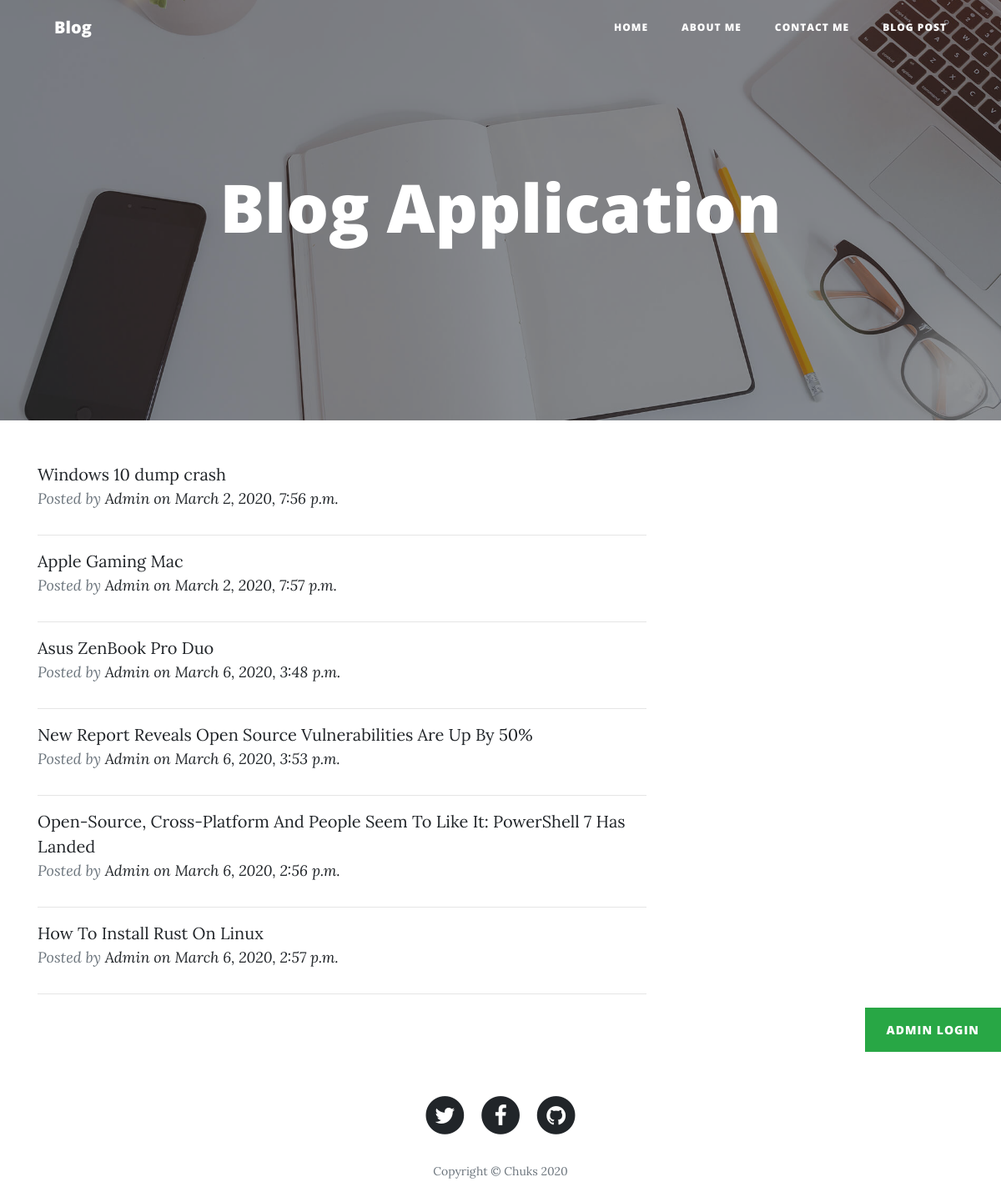
The page / on the database its author committed.
### blog/models.py (models this page shows, shortened)
class posts(models.Model):
    title = models.CharField(max_length=200)
    body = models.TextField()
    created_at = models.DateTimeField(default=dt.now, blank=True)
    class Meta:
        verbose_name_plural = 'Posts'

### blog/views.py (the view)
# urls.py: path('', views.hero, name='hero'),
def hero(request):
    post = posts.objects.all()[:10]
    context = {
        'title':'Blog Application',
        'post' : post
    }
    return r(request, 'blog/index.html', context)

### blog/templates/blog/index.html (shortened to what this page needs)
{% extends 'blog/layout.html' %}
{% load static %}
{% block content %}
<header class="masthead" style="background-image:url({% static 'images/home-bg.jpg' %});">
    <div class="overlay"></div>
    <div class="container">
        <div class="row">
            <div class="col-md-10 col-lg-8 mx-auto">
                <div class="site-heading">
                    <h1>{{title}}</h1>
                </div>
            </div>
        </div>
    </div>
</header>
<div class="container">
    <div class="row">
        <div class="col-md-10 col-lg-8">
            {% for titl in post %}
            <div class="post-preview">
                <a href="post/{{titl.id}}">
                    {{titl.title}}
                </a>
                <p class="post-meta">Posted by&nbsp;<a>Admin on {{titl.created_at}}</a></p>
            </div>
            <hr>
            {% endfor %}
        </div>
    </div>
</div>
{% endblock %}

### blog/templates/blog/layout.html (shortened to what this page needs)
<!DOCTYPE html>
{% load static %}
<html lang="en">
<head>
    <link rel="stylesheet" href="{% static 'css/bootstrap.min.css' %}">
    <link rel="stylesheet" href="{% static 'fonts/font-awesome.min.css' %}">
    <link rel="stylesheet" href="{% static 'css/style.css' %}">
</head>
<body>
    <nav class="navbar navbar-light navbar-expand-lg fixed-top" id="mainNav">
        <div class="container">
            <a class="navbar-brand" href="/">Blog</a>
            <div class="collapse navbar-collapse" id="navbarResponsive">
                <ul class="nav navbar-nav ml-auto">
                    <li class="nav-item" role="presentation"><a class="nav-link" href="/">Home</a></li>
                    <li class="nav-item" role="presentation"><a class="nav-link" href="/about">About me</a></li>
                    <li class="nav-item" role="presentation"><a class="nav-link" href="/contact">Contact me</a></li>
                    <li class="nav-item" role="presentation"><a class="nav-link" href="/post/2">Blog Post</a></li>
                </ul>
            </div>
        </div>
    </nav>
    <section>
        {% block content %}
        {% endblock %}
    </section>
    <center class="clearfix">
        <a href="/admin" class="btn btn-success float-right">Admin Login</a>
    </center>
    <footer>
        <div class="container">
            <div class="row">
                <div class="col-md-10 col-lg-8 mx-auto">
                    <ul class="list-inline text-center">
                        <li class="list-inline-item"><span class="fa-stack fa-lg"><a
                                    href="https://twitter.com/prosperc40"><i class="fa fa-circle fa-stack-2x"></i><i
                                        class="fa fa-twitter fa-stack-1x fa-inverse"></i></a></span></li>
                        <li class="list-inline-item"><span class="fa-stack fa-lg"><i
                                    class="fa fa-circle fa-stack-2x"></i><i
                                    class="fa fa-facebook fa-stack-1x fa-inverse"></i></span></li>
                        <li class="list-inline-item"><span class="fa-stack fa-lg"><a
                                    href="https://github.com/ProsperChuks">
                                    <i class="fa fa-circle fa-stack-2x"></i>
                                    <i class="fa fa-github fa-stack-1x fa-inverse"></i></a></span></li>
                    </ul>
                    <p class="text-muted copyright">Copyright&nbsp;© Chuks 2020</p>
                </div>
            </div>
        </div>
    </footer>
</body>
</html>

### blog/templates/blog/index.html (style rules this page uses)
a { text-decoration: none !important; }

### rows shown on the page
posts: title "Windows 10 dump crash", created_at "March 2, 2020, 7:56 p.m."
posts: title "Apple Gaming Mac", created_at "March 2, 2020, 7:57 p.m."
posts: title "Asus ZenBook Pro Duo", created_at "March 6, 2020, 3:48 p.m."
posts: title "New Report Reveals Open Source Vulnerabilities Are Up By 50%", created_at "March 6, 2020, 3:53 p.m."
posts: title "Open-Source, Cross-Platform And People Seem To Like It: PowerShell 7 Has Landed", created_at "March 6, 2020, 2:56 p.m."
posts: title "How To Install Rust On Linux", created_at "March 6, 2020, 2:57 p.m."

### other values the page prints
{{ title }} "Blog Application"
